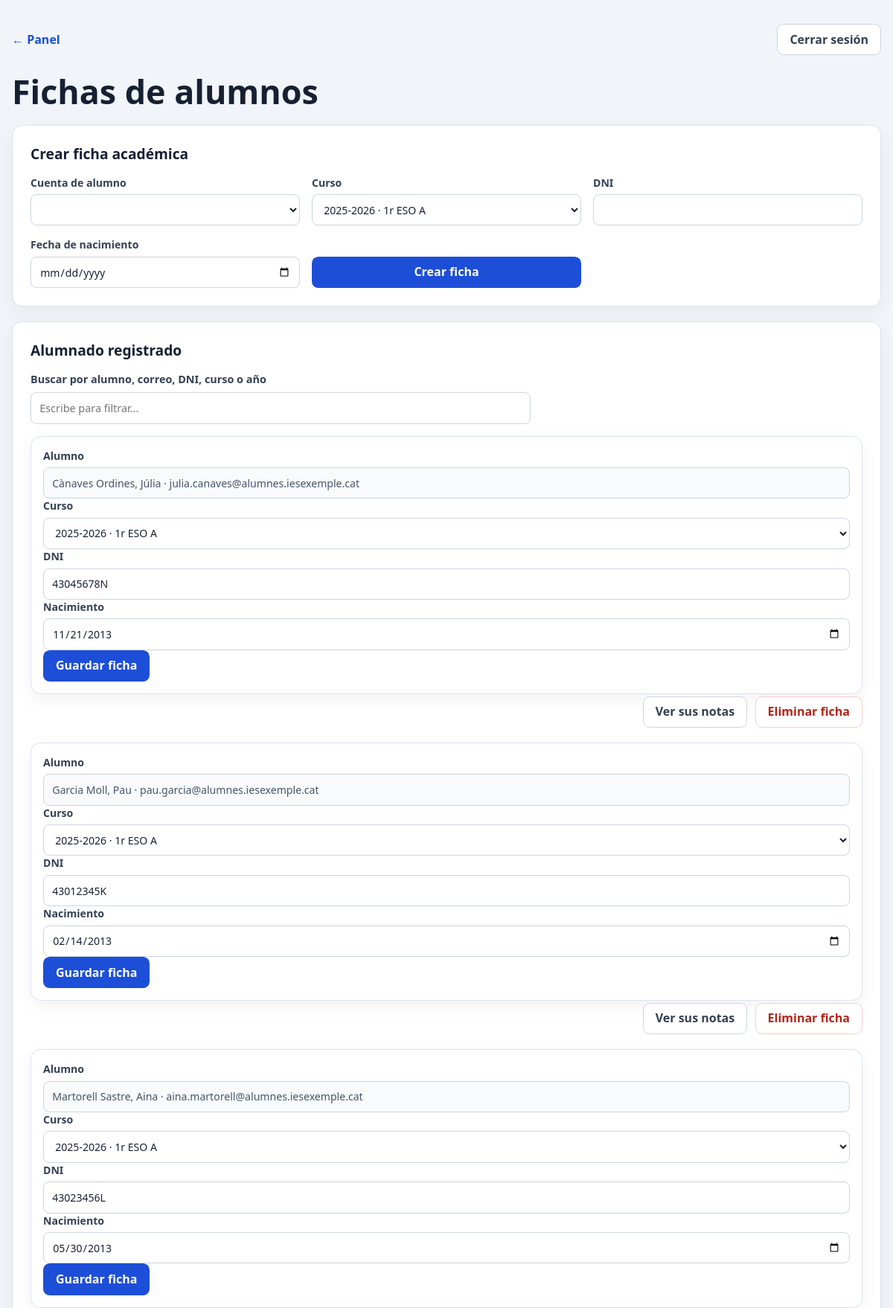
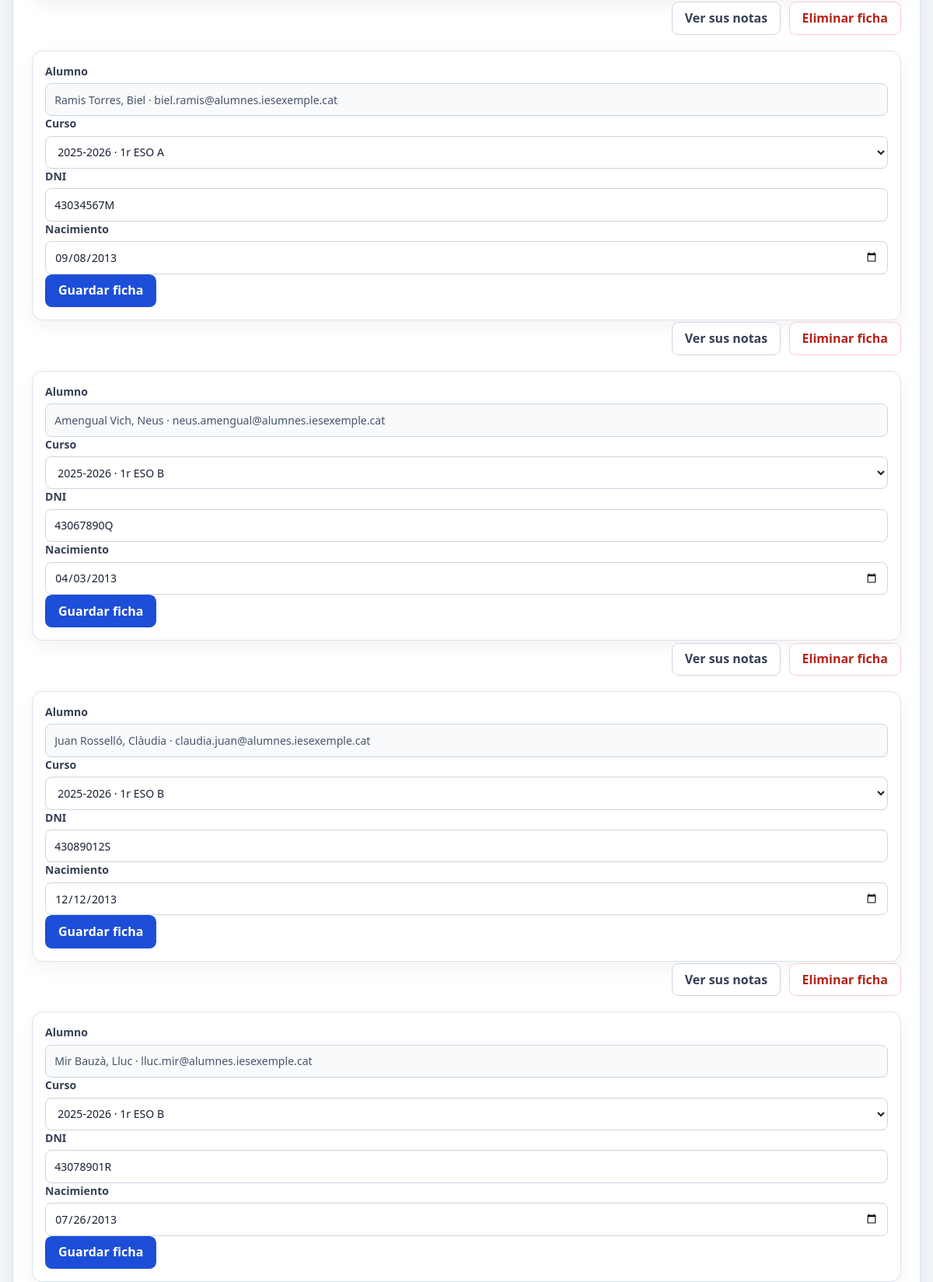
/vistas/administracion/adm_alumnos.php (signed in, upper part), run on the app's committed database (2 pictures, top to bottom).
### tables this page shows
CREATE TABLE tb_alumnos (
    id_alumno         INT UNSIGNED NOT NULL AUTO_INCREMENT,
    id_usuario        INT UNSIGNED NOT NULL,
    id_curso          INT UNSIGNED NOT NULL,
    dni               VARCHAR(9)   NOT NULL,
    fecha_nacimiento  DATE         NOT NULL,
    PRIMARY KEY (id_alumno),
    UNIQUE (id_usuario),
    UNIQUE (dni),
    UNIQUE KEY uq_alumnos_id_curso (id_alumno, id_curso),
    FOREIGN KEY (id_usuario) REFERENCES tb_usuarios (id_usuario),
    FOREIGN KEY (id_curso)   REFERENCES tb_curso (id_curso)
);

CREATE TABLE tb_usuarios (
    id_usuario  INT UNSIGNED NOT NULL AUTO_INCREMENT,
    id_rol      INT UNSIGNED NOT NULL,
    nombre      VARCHAR(60)  NOT NULL,
    apellidos   VARCHAR(100) NOT NULL,
    email       VARCHAR(120) NOT NULL,
    password    VARCHAR(255) NOT NULL,
    PRIMARY KEY (id_usuario),
    UNIQUE KEY uq_usuarios_email (email),
    FOREIGN KEY (id_rol) REFERENCES tb_roles (id_rol)
);

CREATE TABLE tb_curso (
    id_curso  INT UNSIGNED NOT NULL AUTO_INCREMENT,
    id_grado  INT UNSIGNED NOT NULL,
    nombre    VARCHAR(60)  NOT NULL,
    etapa     VARCHAR(40)  NOT NULL,             
    nivel     TINYINT UNSIGNED NOT NULL,
    grupo     CHAR(1)      NOT NULL DEFAULT 'A',
    PRIMARY KEY (id_curso),
    FOREIGN KEY (id_grado) REFERENCES tb_grado_academico (id_grado)
);

CREATE TABLE tb_grado_academico (
    id_grado      INT UNSIGNED NOT NULL AUTO_INCREMENT,
    nombre        VARCHAR(9)   NOT NULL,         
    fecha_inicio  DATE         NOT NULL,
    fecha_fin     DATE         NOT NULL,
    PRIMARY KEY (id_grado)
);

### procesos/administracion/adm_consultar_alumnos.php (called while the page is built, shortened)
<?php
require_once __DIR__ . '/adm_acceso.php';
$adm_alumnos = $conexion->query(
    "SELECT a.id_alumno, a.id_usuario, a.id_curso, a.dni, a.fecha_nacimiento,
            u.nombre, u.apellidos, u.email, c.nombre AS curso_nombre,
            g.nombre AS grado_nombre
     FROM tb_alumnos a
     INNER JOIN tb_usuarios u ON u.id_usuario=a.id_usuario
     INNER JOIN tb_curso c ON c.id_curso=a.id_curso
     INNER JOIN tb_grado_academico g ON g.id_grado=c.id_grado
     ORDER BY g.fecha_inicio DESC, c.nombre, u.apellidos"
)->fetchAll();
$adm_cursos = $conexion->query(
    'SELECT c.id_curso,c.nombre,g.nombre AS grado_nombre
     FROM tb_curso c INNER JOIN tb_grado_academico g ON g.id_grado=c.id_grado
     ORDER BY g.fecha_inicio DESC,c.nombre'
)->fetchAll();

### procesos/administracion/adm_acceso.php (called while the page is built, shortened)
<?php
function adm_escapar(mixed $adm_valor): string
{
    return htmlspecialchars((string) $adm_valor, ENT_QUOTES | ENT_SUBSTITUTE, 'UTF-8');
}

### vistas/administracion/adm_alumnos.php (the view, shortened to what this page needs)
<?php
require_once __DIR__ . '/../../procesos/administracion/adm_consultar_alumnos.php';
?>
<!DOCTYPE html>
<html lang="es">
<head><meta charset="UTF-8"><meta name="viewport" content="width=device-width, initial-scale=1.0"><title>Alumnos | Administración Gnotas</title><link rel="stylesheet" href="../css/adm_administracion.css"></head>
<body>
<main class="adm-contenedor">
    <nav class="adm-barra"><a href="adm_panel.php">← Panel</a><form action="../../procesos/cerrar_sesion.php" method="post"><button class="adm-boton adm-boton-secundario">Cerrar sesión</button></form></nav>
    <h1>Fichas de alumnos</h1>
    <section class="adm-panel">
        <h2>Crear ficha académica</h2>
        <form class="adm-formulario adm-grid" action="../../procesos/administracion/adm_guardar_alumno.php" method="post">
            <label>Cuenta de alumno<select name="adm_id_usuario" required></select></label>
            <label>Curso<select name="adm_id_curso" required><?php foreach ($adm_cursos as $adm_curso): ?><option value="<?= (int) $adm_curso['id_curso'] ?>"><?= adm_escapar($adm_curso['grado_nombre'] . ' · ' . $adm_curso['nombre']) ?></option><?php endforeach; ?></select></label>
            <label>DNI<input name="adm_dni" pattern="[0-9]{8}[A-Za-z]" maxlength="9" required></label>
            <label>Fecha de nacimiento<input type="date" name="adm_fecha_nacimiento" required></label>
            <button class="adm-boton" type="submit">Crear ficha</button>
        </form>
    </section>
    <section class="adm-panel" data-busqueda-panel>
        <h2>Alumnado registrado</h2>
        <label class="adm-busqueda">Buscar por alumno, correo, DNI, curso o año
            <input type="search" data-busqueda-entrada placeholder="Escribe para filtrar..." autocomplete="off">
        </label>
        <div class="adm-registros">
        <?php foreach ($adm_alumnos as $adm_alumno): ?>
            <div class="adm-item-buscable" data-busqueda-item data-busqueda-texto="<?= adm_escapar($adm_alumno['nombre'] . ' ' . $adm_alumno['apellidos'] . ' ' . $adm_alumno['email'] . ' ' . $adm_alumno['dni'] . ' ' . $adm_alumno['curso_nombre'] . ' ' . $adm_alumno['grado_nombre']) ?>">
            <form id="adm-alumno-<?= (int) $adm_alumno['id_alumno'] ?>" class="adm-registro adm-formulario" action="../../procesos/administracion/adm_guardar_alumno.php" method="post">
                <label>Alumno<input value="<?= adm_escapar($adm_alumno['apellidos'] . ', ' . $adm_alumno['nombre'] . ' · ' . $adm_alumno['email']) ?>" disabled></label>
                <label>Curso<select name="adm_id_curso"><?php foreach ($adm_cursos as $adm_curso): ?><option value="<?= (int) $adm_curso['id_curso'] ?>" <?= (int) $adm_curso['id_curso'] === (int) $adm_alumno['id_curso'] ? 'selected' : '' ?>><?= adm_escapar($adm_curso['grado_nombre'] . ' · ' . $adm_curso['nombre']) ?></option><?php endforeach; ?></select></label>
                <label>DNI<input name="adm_dni" value="<?= adm_escapar($adm_alumno['dni']) ?>" maxlength="9" pattern="[0-9]{8}[A-Za-z]" required></label>
                <label>Nacimiento<input type="date" name="adm_fecha_nacimiento" value="<?= adm_escapar($adm_alumno['fecha_nacimiento']) ?>" required></label>
                <button class="adm-boton" type="submit">Guardar ficha</button>
            </form>
            <div class="adm-fila-acciones">
                <a class="adm-boton adm-boton-secundario" href="adm_notas.php?adm_id_alumno=<?= (int) $adm_alumno['id_alumno'] ?>">Ver sus notas</a>
                <form action="../../procesos/administracion/adm_eliminar_alumno.php" method="post" onsubmit="return confirm('¿Eliminar esta ficha académica?');"><input type="hidden" name="adm_id_alumno" value="<?= (int) $adm_alumno['id_alumno'] ?>"><button class="adm-boton adm-boton-peligro" type="submit">Eliminar ficha</button></form>
            </div>
            </div>
        <?php endforeach; ?>
        </div>
    </section>
</main>
</body>
</html>

### vistas/css/adm_administracion.css (style rules this page uses)
* { box-sizing: border-box; }
body { min-height: 100vh; margin: 0; padding: 2rem 1rem 4rem; background: #f1f5f9; color: #172033; font-family: system-ui, sans-serif; }
.adm-contenedor { width: min(100%, 78rem); margin: 0 auto; }
.adm-cabecera, .adm-barra { display: flex; align-items: flex-start; justify-content: space-between; gap: 1.25rem; }
.adm-barra { align-items: center; margin-bottom: 1.5rem; }
.adm-barra form, .adm-cabecera form { margin: 0; }
.adm-barra > a { color: #1d4ed8; font-weight: 650; text-decoration: none; }
h1, h2, p { margin-top: 0; }
h1 { margin-bottom: .4rem; font-size: clamp(2rem, 5vw, 2.8rem); line-height: 1.1; }
h2 { margin-bottom: 1rem; font-size: 1.2rem; }
.adm-boton { display: inline-flex; min-height: 2.65rem; align-items: center; justify-content: center; padding: .6rem 1rem; border: 1px solid transparent; border-radius: .55rem; background: #1d4ed8; color: #fff; font: inherit; font-weight: 650; line-height: 1.2; text-decoration: none; cursor: pointer; transition: background-color .15s ease, border-color .15s ease; }
.adm-boton-secundario { border-color: #cbd5e1; background: #fff; color: #344054; }
.adm-boton-peligro { border-color: #fecaca; background: #fff; color: #b42318; }
.adm-tarjeta, .adm-panel, .adm-modulos a, .adm-registro, .adm-mensaje { border: 1px solid #dbe3ee; border-radius: .85rem; background: #fff; box-shadow: 0 .5rem 1.5rem rgb(15 23 42 / 5%); }
.adm-panel { margin-top: 1.25rem; padding: clamp(1rem, 3vw, 1.5rem); }
.adm-busqueda { display: grid; gap: .5rem; max-width: 42rem; margin: 0 0 1rem; color: #344054; font-size: .9rem; font-weight: 650; }
.adm-busqueda input, .adm-busqueda-controles input { width: 100%; min-height: 2.65rem; padding: .6rem .7rem; border: 1px solid #cbd5e1; border-radius: .5rem; background: #fff; color: #172033; font: inherit; font-weight: 400; }
.adm-item-buscable { display: grid; gap: .65rem; }
.adm-formulario { min-width: 0; }
.adm-grid { display: grid; grid-template-columns: repeat(3, minmax(0, 1fr)); align-items: end; gap: 1rem; }
.adm-formulario label { display: grid; min-width: 0; gap: .4rem; color: #344054; font-size: .88rem; font-weight: 650; }
.adm-formulario input, .adm-formulario select, .adm-formulario textarea { width: 100%; min-height: 2.65rem; padding: .6rem .7rem; border: 1px solid #cbd5e1; border-radius: .5rem; background: #fff; color: #172033; font: inherit; font-weight: 400; }
.adm-formulario input:disabled { background: #f8fafc; color: #475569; }
.adm-registros { display: grid; gap: .75rem; margin-top: 1rem; }
.adm-registro { padding: 1rem; }
.adm-fila-acciones { display: flex; justify-content: flex-end; gap: .65rem; margin: -.5rem 0 .5rem; }
.adm-fila-acciones form { margin: 0; }

### data on the page
tb_alumnos: id_usuario.email "Cànaves Ordines, Júlia · julia.canaves@alumnes.iesexemple.cat", adm_id_curso "2025-2026 · 1r ESO A", adm_dni "43045678N", adm_fecha_nacimiento "11/21/2013"
tb_alumnos: id_usuario.email "Garcia Moll, Pau · pau.garcia@alumnes.iesexemple.cat", adm_id_curso "2025-2026 · 1r ESO A", adm_dni "43012345K", adm_fecha_nacimiento "02/14/2013"
tb_alumnos: id_usuario.email "Martorell Sastre, Aina · aina.martorell@alumnes.iesexemple.cat", adm_id_curso "2025-2026 · 1r ESO A", adm_dni "43023456L", adm_fecha_nacimiento "05/30/2013"
tb_alumnos: id_usuario.email "Ramis Torres, Biel · biel.ramis@alumnes.iesexemple.cat", adm_id_curso "2025-2026 · 1r ESO A", adm_dni "43034567M", adm_fecha_nacimiento "09/08/2013"
tb_alumnos: id_usuario.email "Amengual Vich, Neus · neus.amengual@alumnes.iesexemple.cat", adm_id_curso "2025-2026 · 1r ESO B", adm_dni "43067890Q", adm_fecha_nacimiento "04/03/2013"
tb_alumnos: id_usuario.email "Juan Rosselló, Clàudia · claudia.juan@alumnes.iesexemple.cat", adm_id_curso "2025-2026 · 1r ESO B", adm_dni "43089012S", adm_fecha_nacimiento "12/12/2013"
tb_alumnos: id_usuario.email "Mir Bauzà, Lluc · lluc.mir@alumnes.iesexemple.cat", adm_id_curso "2025-2026 · 1r ESO B", adm_dni "43078901R", adm_fecha_nacimiento "07/26/2013"

### other printed values
form field adm_id_curso "2025-2026 · 1r ESO A"
